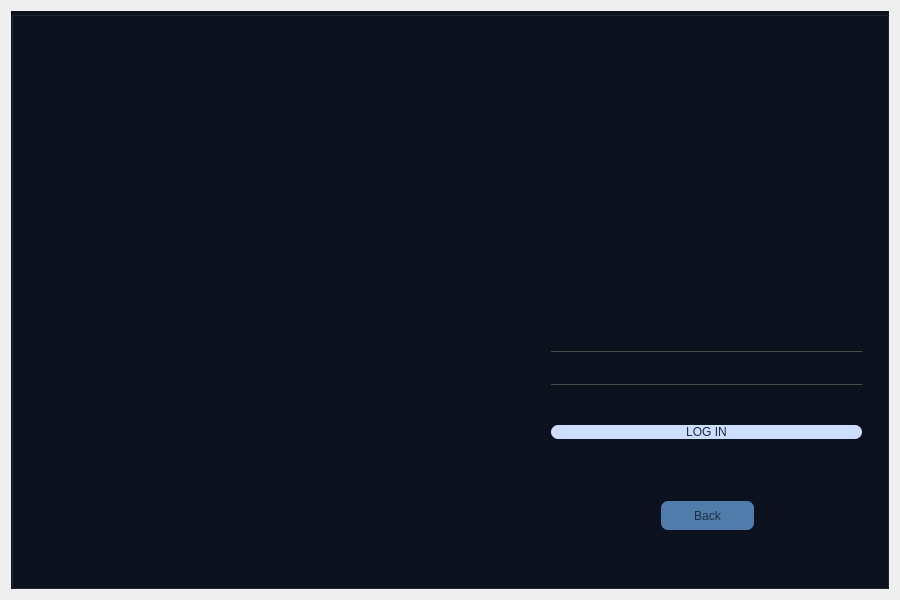
<?xml version="1.0" encoding="UTF-8"?>
<ui version="4.0">
 <class>LogIn</class>
 <widget class="QDialog" name="LogIn">
  <property name="enabled">
   <bool>true</bool>
  </property>
  <property name="geometry">
   <rect>
    <x>0</x>
    <y>0</y>
    <width>900</width>
    <height>600</height>
   </rect>
  </property>
  <property name="windowTitle">
   <string>Dialog</string>
  </property>
  <layout class="QVBoxLayout" name="verticalLayout_3">
   <item>
    <widget class="QGroupBox" name="groupBox">
     <property name="enabled">
      <bool>true</bool>
     </property>
     <property name="styleSheet">
      <string notr="true">*{
front-family:century gothic;
front size:24px;
}
#groupBox{
background:rgb(11,18,30);
}
QPushButton
{
border-radius:7px;
font: 700 20pt &quot;Berlin Sans FB Demi&quot;;
color:rgb(32, 43, 60);
background:rgb(204, 221, 255);
}
QLineEdit
{
color:rgb(76, 76, 76);
background:transparent;
border:none;
border-bottom:1px solid rgb(76,76,76);
font-size:15pt;
}</string>
     </property>
     <property name="title">
      <string/>
     </property>
     <property name="checkable">
      <bool>false</bool>
     </property>
     <widget class="QWidget" name="layoutWidget">
      <property name="geometry">
       <rect>
        <x>540</x>
        <y>280</y>
        <width>311</width>
        <height>182</height>
       </rect>
      </property>
      <layout class="QVBoxLayout" name="verticalLayout_4">
       <item>
        <layout class="QHBoxLayout" name="horizontalLayout">
         <item>
          <layout class="QVBoxLayout" name="verticalLayout"/>
         </item>
         <item>
          <layout class="QVBoxLayout" name="verticalLayout_2">
           <item>
            <widget class="QLineEdit" name="lineEdit_usernameLogIn">
             <property name="inputMask">
              <string/>
             </property>
             <property name="text">
              <string/>
             </property>
             <property name="cursorPosition">
              <number>0</number>
             </property>
             <property name="alignment">
              <set>Qt::AlignLeading|Qt::AlignLeft|Qt::AlignVCenter</set>
             </property>
            </widget>
           </item>
           <item>
            <widget class="QLineEdit" name="lineEdit_passwordLogIn">
             <property name="text">
              <string/>
             </property>
             <property name="echoMode">
              <enum>QLineEdit::Password</enum>
             </property>
            </widget>
           </item>
          </layout>
         </item>
        </layout>
       </item>
       <item>
        <widget class="QPushButton" name="pushButton_LogInConnect">
         <property name="text">
          <string>LOG IN</string>
         </property>
        </widget>
       </item>
      </layout>
     </widget>
     <widget class="QLabel" name="label">
      <property name="geometry">
       <rect>
        <x>560</x>
        <y>20</y>
        <width>250</width>
        <height>250</height>
       </rect>
      </property>
      <property name="text">
       <string/>
      </property>
      <property name="pixmap">
       <pixmap>img/SkyCastLogo.png</pixmap>
      </property>
      <property name="scaledContents">
       <bool>true</bool>
      </property>
     </widget>
     <widget class="QLabel" name="label_2">
      <property name="geometry">
       <rect>
        <x>30</x>
        <y>30</y>
        <width>441</width>
        <height>521</height>
       </rect>
      </property>
      <property name="text">
       <string/>
      </property>
      <property name="pixmap">
       <pixmap>img/WhatsApp Image 2023-05-04 at 12.12.03.jpeg</pixmap>
      </property>
      <property name="scaledContents">
       <bool>true</bool>
      </property>
     </widget>
     <widget class="QPushButton" name="pushButton_BackLogIn">
      <property name="geometry">
       <rect>
        <x>650</x>
        <y>490</y>
        <width>93</width>
        <height>29</height>
       </rect>
      </property>
      <property name="styleSheet">
       <string notr="true">background:rgb(80, 124, 171);</string>
      </property>
      <property name="text">
       <string>Back</string>
      </property>
     </widget>
    </widget>
   </item>
  </layout>
 </widget>
 <resources/>
 <connections/>
</ui>
